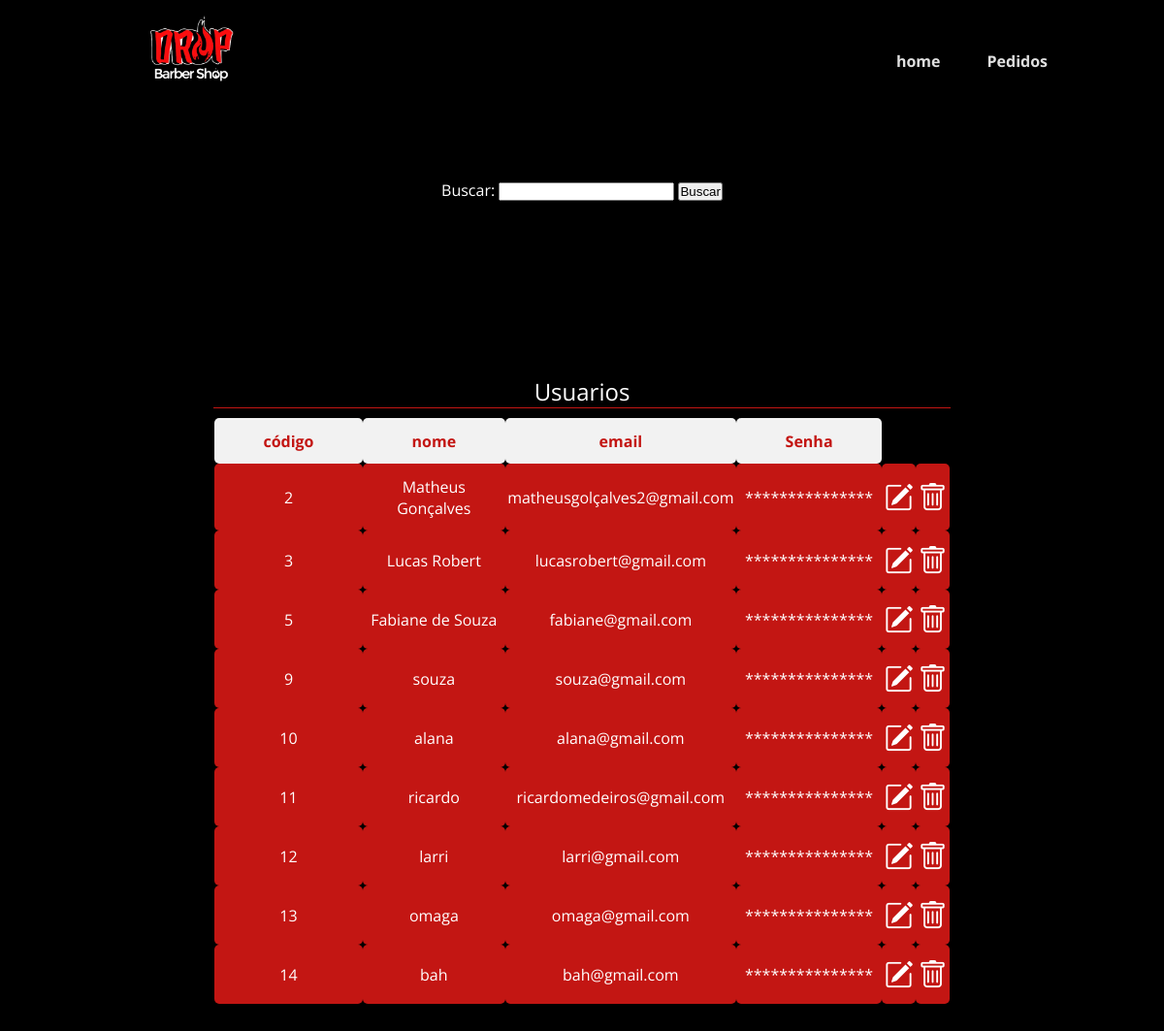
Page /administrador/lista_de_usu.php (signed in) on the committed database.
### tables this page shows
CREATE TABLE `usuarios` (
  `codigo` int(11) NOT NULL,
  `nome` varchar(80) NOT NULL,
  `email` varchar(100) NOT NULL,
  `senha` varchar(64) NOT NULL
);

### administrador/lista_de_usu.php (the view, shortened to what this page needs)
<?php
    require '../persistencia/conexao.php';
    if(isset($_SESSION['admUser']) && !empty($_SESSION['admUser'])):
        if (isset($_GET['busca']) && !empty($_GET['busca'])) {
            $termo_busca = $_GET['busca'];
            $sql = "SELECT * FROM usuarios WHERE nome LIKE :termo OR email LIKE :termo OR codigo = :codigo";
            $stmt = $pdo->prepare($sql);
            $stmt->bindValue(':termo', "%$termo_busca%");
            $stmt->bindValue(':codigo', $termo_busca);
            $stmt->execute();
            $result = $stmt->fetchAll(PDO::FETCH_ASSOC);
        }else{
            $sql = "SELECT * FROM usuarios";
            $stmt = $pdo->prepare($sql);
            $stmt->execute();
            $result = $stmt->fetchAll(PDO::FETCH_ASSOC);
        }
?>
<!DOCTYPE html>
<html lang="pt-br">
<head>
    <link rel="stylesheet" href="estilo-pedidos.css">
    <link rel="stylesheet" href="https://use.fontawesome.com/releases/v5.8.2/css/all.css">
    <link rel="stylesheet" href="https://cdnjs.cloudflare.com/ajax/libs/font-awesome/6.2.1/css/all.min.css" />
    <link rel="stylesheet" href="https://cdn.jsdelivr.net/npm/bootstrap-icons@1.11.2/font/bootstrap-icons.min.css">
</head>
<body>
    <div class="header" id="header">
        <div class="interface">
                <div class="logotipo">
                    <img src="../img/logo.png" alt="logotipo">
                </div>
                <div class="navbar-hd" id="navbar-hd">
                    <a id="link" onclick="openSidebar()" href="homeadm.php">home</a>
                    <a id="link" onclick="openSidebar()" href="lista_de_pd.php">Pedidos</a>
                </div>
        </div>
    </div>
        <div class="buscar">
            <form method="GET" action="lista_de_usu.php">
                <label for="busca">Buscar:</label>
                <input type="text" id="busca" name="busca" oninput="buscarUsuarios()">
                <button type="submit">Buscar</button>
            </form>
        </div>
    <div class="container">
        <p>
        <?php
        if ($result) {
        ?>
             <table summary="Tabela de pedidos" border="1">
                 <caption>Usuarios</caption>
                 <thead>
                     <tr>
                         <th>código</th>
                         <th>nome</th>
                         <th>email</th>
                         <th>Senha</th>
                     </tr>
                 </thead>
                 <tbody>
                 <?php
                foreach ($result as $row) {
                    echo "<tr>";
                    echo "<td>{$row['codigo']}</td>";
                    echo "<td>{$row['nome']}</td>";
                    echo "<td>{$row['email']}</td>";
                    echo "<td>***************</td>";
                    echo "<td><button class='btn-clear'><a id='link' href='editar_usuario.php?codigo={$row['codigo']}'><i class='bi bi-pencil-square'></i></a></button></td>";
                    echo "<td><button class='btn-clear'><a id='link' href='processar_exclusao.php?codigo={$row['codigo']}'><i class='bi bi-trash'></i></a></button></td>";
                    echo "</tr>";
                }
                ?>
                 </tbody>
             </table>
             <?php
                } else {
                    echo "<p>Você ainda não tem horários agendados.</p>";
                }
             ?>
         </p>
        </div>
</body>
</html>
<?php else: header("Location: loginpageadm.php"); endif; ?>

### administrador/estilo-pedidos.css (style rules this page uses)
* { margin: 0; padding: 0; box-sizing: border-box; }
:root { --color-neutral-0: #0e0c0c; --color-neutral-10: #171717; --color-neutral-30: #a8a29e; --color-neutral-40: #f5f5f5; }
:root { --bg_color: #000000; --alt_color: #C31613; }
html { scroll-behavior: smooth; }
.interface { max-width: 1280px; margin: 0 auto; }
body { font-family: 'Open Sans', sans-serif; background-color: #000000; }
a { color: #e0e0e0; font-weight: bold; font-style: normal; text-decoration: none; display: inline-block; transform: .2s ease-in; position: relative; transition: all .5s ease; }
.header a::before { content: ' '; position: absolute; bottom: 0px; left: 0px; width: 0px; height: 2px; background-color: var(--alt_color); transition: all 1.5s ease; }
.header { background-color: #000000; padding: 0 10%; box-shadow: 2px 2px 2px 1px rgba(0, 0, 0, 0.064); }
.header > .interface { display: flex; flex-direction: row; align-items: center; justify-content: space-between; }
.navbar-hd { z-index: 2; display: flex; align-self: center; gap: 3rem; justify-content: space-between; }
.navbar-hd a { margin-bottom: -20px; }
#link { margin-top: 2px; }
.logotipo img { width: 155px; transform: none; transition: none; display: inline-block; float: none; -webkit-transform: translate3d(0, 0, 0); }
.container { padding: 10rem; display: flex; align-items: center; justify-content: center; }
table { width: 50%; border-collapse: collapse; margin-top: 20px; color: #fff; border: transparent; }
caption { font-size: 1.5em; margin-bottom: 10px; border-bottom: 1px solid #C31613; }
th { padding: 12px 50px; border-radius: 5px; }
td { padding: 12px 2px; }
tr { text-align: center; }
tr button { width: 100%; background: transparent; border: none; }
tr i { width: 100%; color: #fff; font-size: 30px; display: inherit; }
th { color: #C31613; background-color: #f2f2f2; }
td { background-color: #C31613; border-radius: 5px; transition: all 1s; }
.buscar { display: flex; align-items: center; justify-content: center; margin-top: 80px; color: #fff; }

### rows in the picture
usuarios: codigo "2", nome "Matheus Gonçalves", email "matheusgolçalves2@gmail.com"
usuarios: codigo "3", nome "Lucas Robert", email "lucasrobert@gmail.com"
usuarios: codigo "5", nome "Fabiane de Souza", email "fabiane@gmail.com"
usuarios: codigo "9", nome "souza", email "souza@gmail.com"
usuarios: codigo "10", nome "alana", email "alana@gmail.com"
usuarios: codigo "11", nome "ricardo", email "ricardomedeiros@gmail.com"
usuarios: codigo "12", nome "larri", email "larri@gmail.com"
usuarios: codigo "13", nome "omaga", email "omaga@gmail.com"
usuarios: codigo "14", nome "bah", email "bah@gmail.com"
